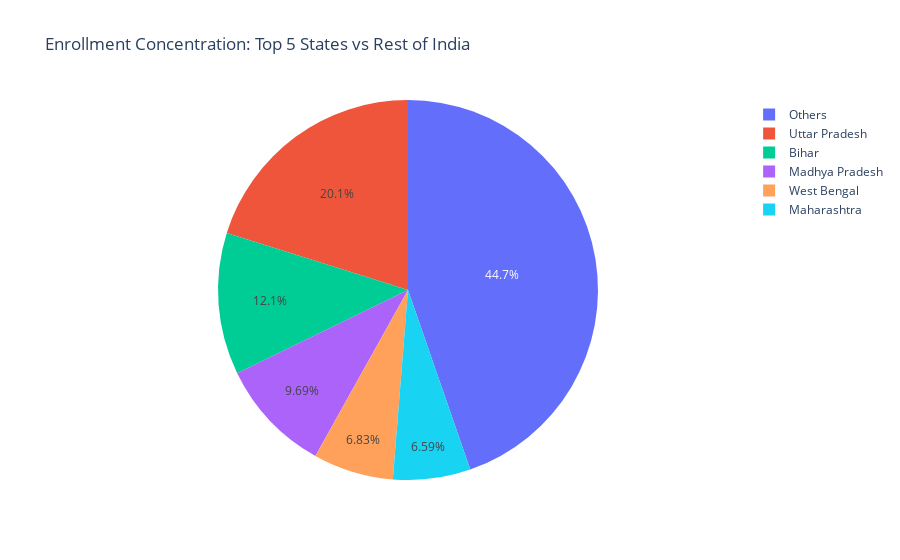
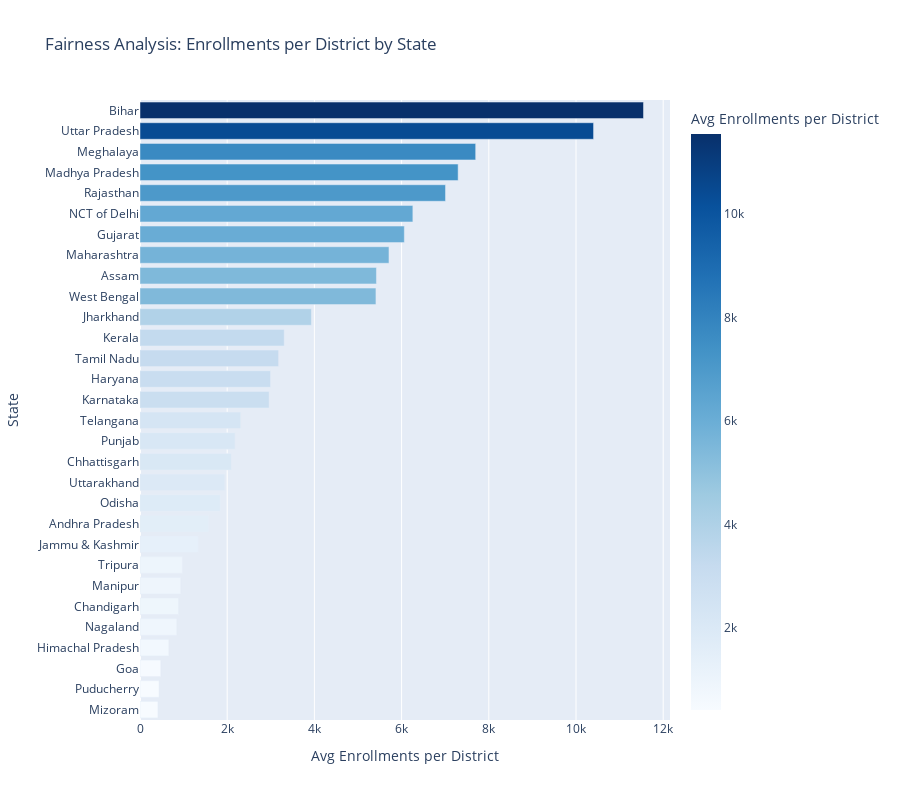

Here is the notebook cell these charts were saved with, in order:
### Markdown cell above
### 3.3 Visualization: Geographic Disparity

### Code cell
# Pie chart - concentration
top5 = state_volumes.head(5)
others = pd.Series({'Others': state_volumes[5:].sum()})
pie_data = pd.concat([top5, others])

fig = px.pie(
    values=pie_data.values,
    names=pie_data.index,
    title='Enrollment Concentration: Top 5 States vs Rest of India',
    labels={'value': 'Enrollments'}
)
fig.show()
save_figure(fig, 'problem3_concentration_pie')

# Bar chart - per capita
fig = px.bar(
    state_metrics.sort_values('enroll_per_district', ascending=True).tail(30),
    x='enroll_per_district',
    y='state',
    orientation='h',
    title='Fairness Analysis: Enrollments per District by State',
    labels={'enroll_per_district': 'Avg Enrollments per District', 'state': 'State'},
    color='enroll_per_district',
    color_continuous_scale='Blues'
)
fig.update_layout(height=800)
fig.show()
save_figure(fig, 'problem3_per_capita_disparity')

### Figure 1 — Plotly figure (JSON) as saved in the notebook; plotly's stock layout.template omitted (floating-point values rounded to 4 significant figures)
{"data": [{"domain": {"x": [0, 1], "y": [0, 1]}, "hovertemplate": "label=%{label}<br>value=%{value}<extra></extra>", "labels": ["Uttar Pradesh", "Bihar", "Madhya Pradesh", "West Bengal", "Maharashtra", "Others"], "legendgroup": "", "name": "", "showlegend": true, "type": "pie", "values": [925857, 554318, 445113, 313866, 302655, 2053520]}], "layout": {"legend": {"tracegroupgap": 0}, "title": {"text": "Enrollment Concentration: Top 5 States vs Rest of India"}}}

### Figure 2 — Plotly figure (JSON) as saved in the notebook; plotly's stock layout.template omitted (floating-point values rounded to 4 significant figures)
{"data": [{"hovertemplate": "Avg Enrollments per District=%{marker.color}<br>State=%{y}<extra></extra>", "legendgroup": "", "marker": {"color": [411.6, 435.8, 476.7, 662.6, 845.2, 886.5, 935.2, 972.3, 1334.0, 1576.0, 1838.0, 1947.0, 2098.0, 2179.0, 2309.0, 2962.0, 2994.0, 3179.0, 3307.0, 3931.0, 5411.0, 5423.0, 5710.0, 6063.0, 6258.0, 7007.0, 7297.0, 7699.0, 10400.0, 11550.0], "coloraxis": "coloraxis", "pattern": {"shape": ""}}, "name": "", "orientation": "h", "showlegend": false, "textposition": "auto", "type": "bar", "x": [411.6, 435.8, 476.7, 662.6, 845.2, 886.5, 935.2, 972.3, 1334.0, 1576.0, 1838.0, 1947.0, 2098.0, 2179.0, 2309.0, 2962.0, 2994.0, 3179.0, 3307.0, 3931.0, 5411.0, 5423.0, 5710.0, 6063.0, 6258.0, 7007.0, 7297.0, 7699.0, 10400.0, 11550.0], "xaxis": "x", "y": ["Mizoram", "Puducherry", "Goa", "Himachal Pradesh", "Nagaland", "Chandigarh", "Manipur", "Tripura", "Jammu & Kashmir", "Andhra Pradesh", "Odisha", "Uttarakhand", "Chhattisgarh", "Punjab", "Telangana", "Karnataka", "Haryana", "Tamil Nadu", "Kerala", "Jharkhand", "West Bengal", "Assam", "Maharashtra", "Gujarat", "NCT of Delhi", "Rajasthan", "Madhya Pradesh", "Meghalaya", "Uttar Pradesh", "Bihar"], "yaxis": "y"}], "layout": {"barmode": "relative", "coloraxis": {"colorbar": {"title": {"text": "Avg Enrollments per District"}}, "colorscale": [[0, "rgb(247,251,255)"], [0.125, "rgb(222,235,247)"], [0.25, "rgb(198,219,239)"], [0.375, "rgb(158,202,225)"], [0.5, "rgb(107,174,214)"], [0.625, "rgb(66,146,198)"], [0.75, "rgb(33,113,181)"], [0.875, "rgb(8,81,156)"], [1, "rgb(8,48,107)"]]}, "height": 800, "legend": {"tracegroupgap": 0}, "title": {"text": "Fairness Analysis: Enrollments per District by State"}, "xaxis": {"anchor": "y", "domain": [0, 1], "title": {"text": "Avg Enrollments per District"}}, "yaxis": {"anchor": "x", "domain": [0, 1], "title": {"text": "State"}}}}
